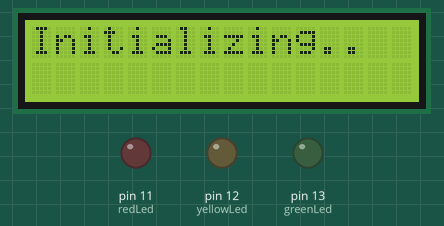
Simulated run of this sketch. Board: Arduino Uno, built with avr-gcc and run on an emulated ATmega328P. Shown: 16×2 character LCD, output pins drawn as LEDs (lit = HIGH).

Above: at 0.1 s.
At 2.1 s:
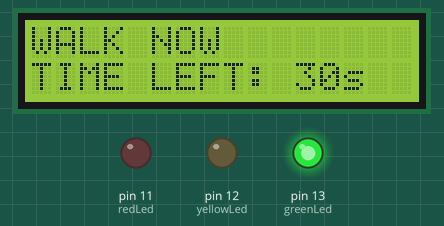
At 11.1 s:
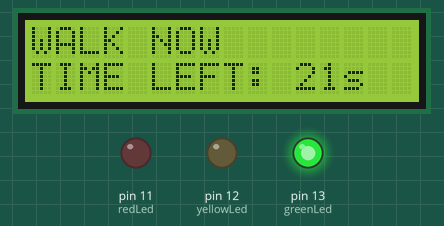
At 20.2 s:
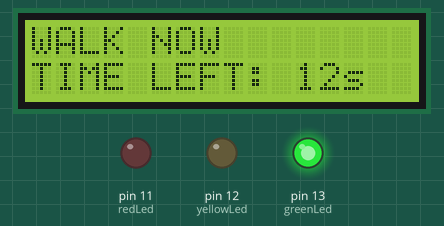
At 38.2 s:
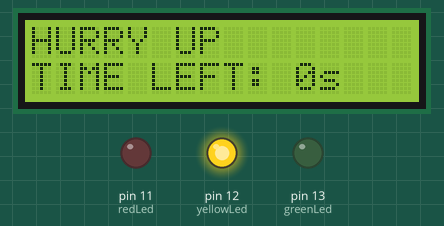
At 39.2 s:
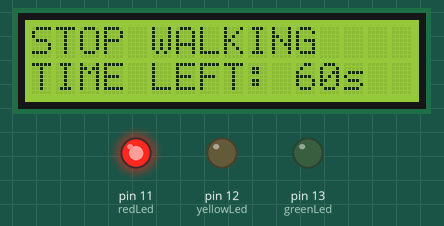
Timing chart, 0 to 40.0 s (numbered marks = the images above):
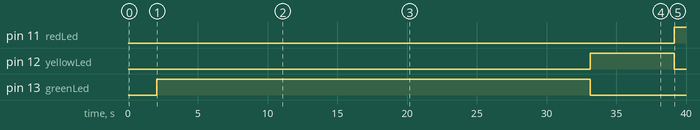

Measured:
- by itself, pin 11 (redLed): LOW → HIGH at 39.2 s
- by itself, pin 12 (yellowLed): LOW → HIGH at 33.1 s, → LOW 6.0 s later
- by itself, pin 13 (greenLed): LOW → HIGH at 2.1 s, → LOW 31.1 s later
- what the display in image 1 shows lasts 1.0 s, from 2.1 s to 3.1 s

The sketch:

sketch_mar29a.ino
```cpp
#include <LiquidCrystal.h>

LiquidCrystal lcd(2,3,4,5,6,7);

const int greenLed = 13;
const int yellowLed = 12;
const int redLed = 11;
void setup() {
  pinMode(greenLed,OUTPUT);
  pinMode(yellowLed,OUTPUT);
  pinMode(redLed,OUTPUT);
  digitalWrite(greenLed,LOW);
  digitalWrite(yellowLed,LOW);
  digitalWrite(redLed,LOW);
  lcd.begin(16,2);
  lcd.setCursor(0,0);
  lcd.print("Initializing..");
  delay(2000);
  lcd.clear();
}

void loop() {
  digitalWrite(greenLed,HIGH);
  digitalWrite(yellowLed,LOW);
  digitalWrite(redLed,LOW);
  lcd.setCursor(0,0);
  lcd.print("WALK NOW");
  for(int i=30;i>=0;i--){
      lcd.setCursor(0,1);
      lcd.print("TIME LEFT: ");
      lcd.print(i);
      lcd.print("s ");
      delay(1000);
  }
  lcd.clear();
  digitalWrite(greenLed,LOW);
  digitalWrite(yellowLed,HIGH);
  digitalWrite(redLed,LOW);
  lcd.setCursor(0,0);
  lcd.print("HURRY UP");
  for(int i=5;i>=0;i--){
      lcd.setCursor(0,1);
      lcd.print("TIME LEFT: ");
      lcd.print(i);
      lcd.print("s ");
      delay(1000);
  }
  lcd.clear();
  digitalWrite(greenLed,LOW);
  digitalWrite(yellowLed,LOW);
  digitalWrite(redLed,HIGH);
  lcd.setCursor(0,0);
  lcd.print("STOP WALKING");
  for(int i=60;i>=0;i--){
      lcd.setCursor(0,1);
      lcd.print("TIME LEFT: ");
      lcd.print(i);
      lcd.print("s ");
      delay(1000);
  }
  lcd.clear();
}
```
